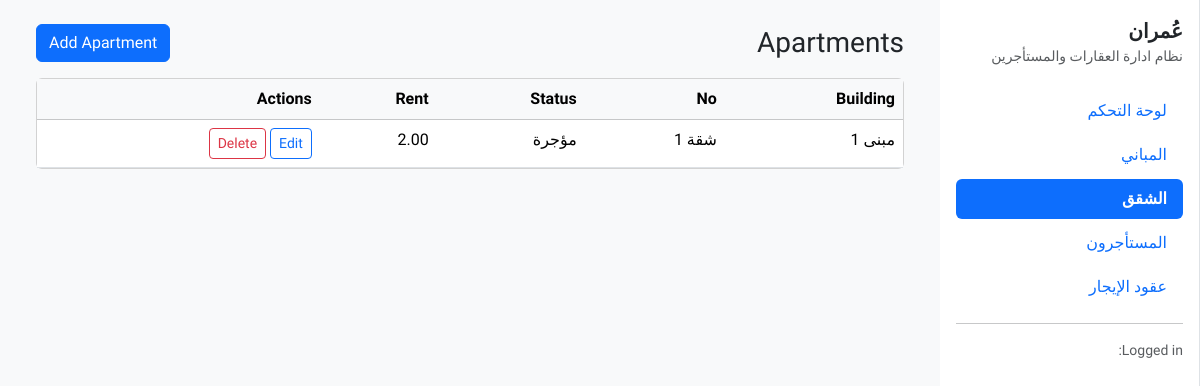
The app's page /apartments/, older data.
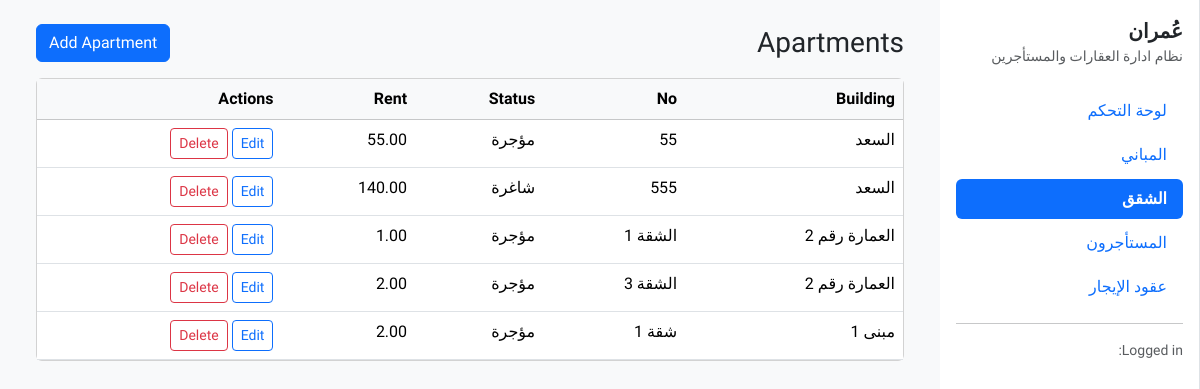
The same page, newer data.
### listings/models.py (models this page shows, shortened)
class Apartment(models.Model):
    class Status(models.TextChoices):
        VACANT = "VACANT", "شاغرة"
        RENTED = "RENTED", "مؤجرة"
        MAINTENANCE = "MAINT", "صيانة"
    building = models.ForeignKey(
        Building,
        verbose_name="العمارة",
        on_delete=models.CASCADE,
        related_name="apartments"
    )
    apartment_no = models.CharField("رقم الشقة", max_length=50)
    floor = models.CharField("الطابق", max_length=50, blank=True)
    rooms = models.PositiveSmallIntegerField("عدد الغرف", default=0)
    area_m2 = models.DecimalField("المساحة (م²)", max_digits=8, decimal_places=2, default=0)
    rent_amount = models.DecimalField("قيمة الإيجار", max_digits=12, decimal_places=2, default=0)
    status = models.CharField("الحالة", max_length=10, choices=Status.choices, default=Status.VACANT)
    notes = models.TextField("ملاحظات", blank=True)
    class Meta:
        verbose_name = "شقة"
        verbose_name_plural = "الشقق"
        unique_together = ("building", "apartment_no")
        ordering = ["building", "apartment_no"]

class Building(models.Model):
    name = models.CharField("اسم العمارة", max_length=150)
    address = models.CharField("العنوان", max_length=255, blank=True)
    notes = models.TextField("ملاحظات", blank=True)
    class Meta:
        verbose_name = "عمارة"
        verbose_name_plural = "العمارات"
        ordering = ["name"]

### listings/views.py (the view)
# urls.py: path("apartments/", views.apartment_list, name="apartment_list"),
def apartment_list(request):
    apartments = Apartment.objects.select_related("building").all().order_by("building__name", "apartment_no")
    is_htmx = request.headers.get("HX-Request")
    template = "listings/partials/apartment_list_partial.html" if is_htmx else "listings/apartment_list.html"
    return render(request, template, {"apartments": apartments})

### listings/templates/listings/apartment_list.html (shortened to what this page needs)
{% extends "layout/base.html" %}
{% block content %}
<div class="d-flex align-items-center justify-content-between mb-3">
  <h3 class="mb-0">Apartments</h3>
  <a class="btn btn-primary" href="{% url 'apartment_create' %}">Add Apartment</a>
</div>
<div class="card">
  <div class="table-responsive">
    <table class="table table-hover mb-0">
      <thead class="table-light">
        <tr>
          <th>Building</th>
          <th>No</th>
          <th>Status</th>
          <th>Rent</th>
          <th class="text-end">Actions</th>
        </tr>
      </thead>
      <tbody>
        {% for a in apartments %}
        <tr>
          <td>{{ a.building.name }}</td>
          <td>{{ a.apartment_no }}</td>
          <td>{{ a.get_status_display }}</td>
          <td>{{ a.rent_amount }}</td>
          <td class="text-end">
            <a class="btn btn-sm btn-outline-primary" href="{% url 'apartment_edit' a.id %}">Edit</a>
            <a class="btn btn-sm btn-outline-danger" href="{% url 'apartment_delete' a.id %}">Delete</a>
          </td>
        </tr>
        {% empty %}
        <tr><td colspan="5" class="text-center text-muted p-4">No apartments yet.</td></tr>
        {% endfor %}
      </tbody>
    </table>
  </div>
</div>
{% endblock %}

### listings/templates/layout/base.html (shortened to what this page needs)
<!doctype html>
<html lang="ar" dir="rtl">
<head>
  <link href="https://cdn.jsdelivr.net/npm/bootstrap@5.3.3/dist/css/bootstrap.min.css" rel="stylesheet">
</head>
<body class="bg-light">
<div class="d-flex">
  <aside class="sidebar bg-white border-end p-3">
    <div class="mb-4">
      <div class="fw-bold fs-5">عُمران</div>
      <div class="text-muted small">نظام ادارة العقارات والمستأجرين</div>
    </div>
    <nav class="nav nav-pills flex-column gap-1">
      <a class="nav-link" data-nav="dashboard" href="{% url 'dashboard' %}" hx-get="{% url 'dashboard' %}" hx-target="#main-content" hx-push-url="true">
        لوحة التحكم
      </a>
      <a class="nav-link" data-nav="buildings" href="{% url 'building_list' %}" hx-get="{% url 'building_list' %}" hx-target="#main-content" hx-push-url="true">
        المباني
      </a>
      <a class="nav-link" data-nav="apartments" href="{% url 'apartment_list' %}" hx-get="{% url 'apartment_list' %}" hx-target="#main-content" hx-push-url="true">
        الشقق
      </a>
      <a class="nav-link" data-nav="tenants" href="{% url 'tenant_list' %}" hx-get="{% url 'tenant_list' %}" hx-target="#main-content" hx-push-url="true">
        المستأجرون
      </a>
      <a class="nav-link" data-nav="leases" href="{% url 'lease_list' %}" hx-get="{% url 'lease_list' %}" hx-target="#main-content" hx-push-url="true">
        عقود الإيجار
      </a>
    </nav>
    <hr>
    <div class="small text-muted">
      Logged in: {{ request.user.username }}
    </div>
  </aside>
  <main class="flex-grow-1 p-4">
    <div class="container-fluid">
      <div id="main-content">
        {% block content %}{% endblock %}
      </div>
    </div>
  </main>
</div>
</body>
</html>

### listings/templates/layout/base.html (style rules this page uses)
body { font-family: 'Cairo', sans-serif; }
.sidebar { width: 260px; min-height: 100vh; position: sticky; top: 0; }
.nav-link.active { font-weight: 600; }

Row changes from the older to the newer data that the page shows:
added Apartment: building.name "السعد", apartment_no "55", status "مؤجرة", rent_amount "55.00"
added Apartment: building.name "السعد", apartment_no "555", status "شاغرة", rent_amount "140.00"
added Apartment: building.name "العمارة رقم 2", apartment_no "الشقة 1", status "مؤجرة", rent_amount "1.00"
added Apartment: building.name "العمارة رقم 2", apartment_no "الشقة 3", status "مؤجرة", rent_amount "2.00"
